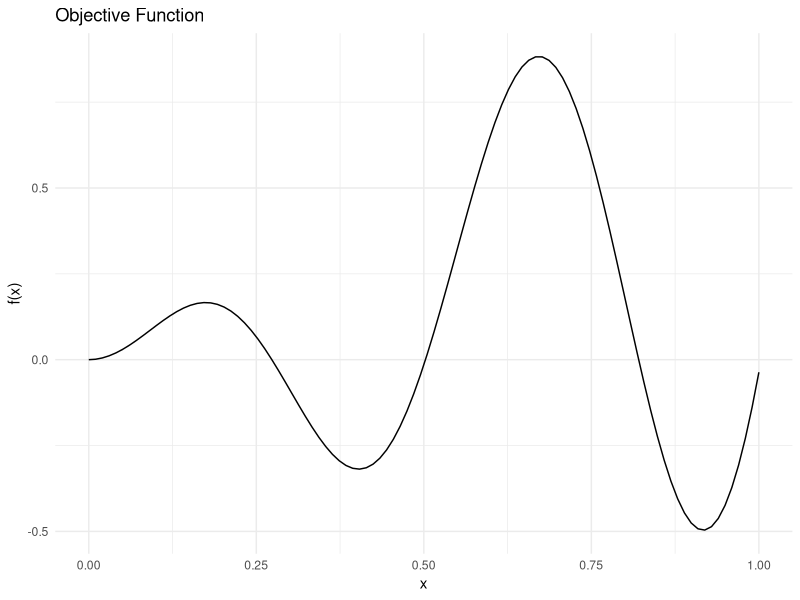
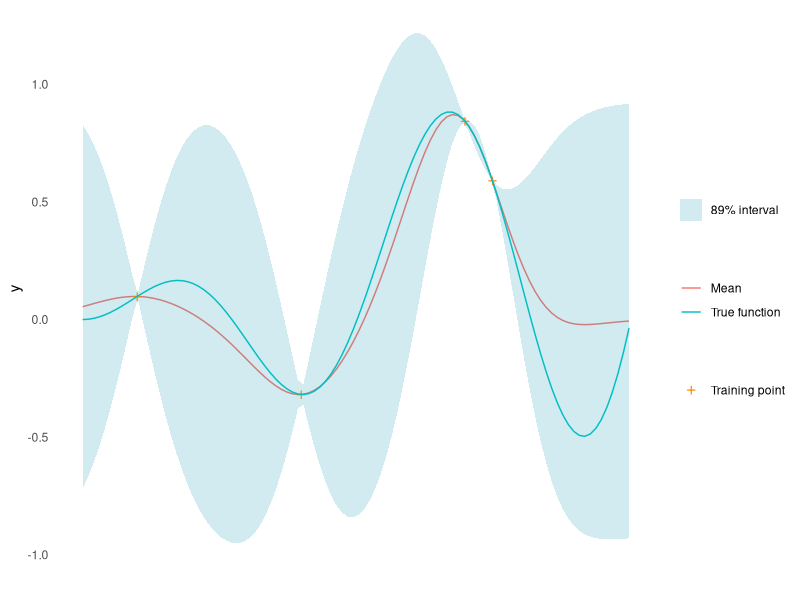
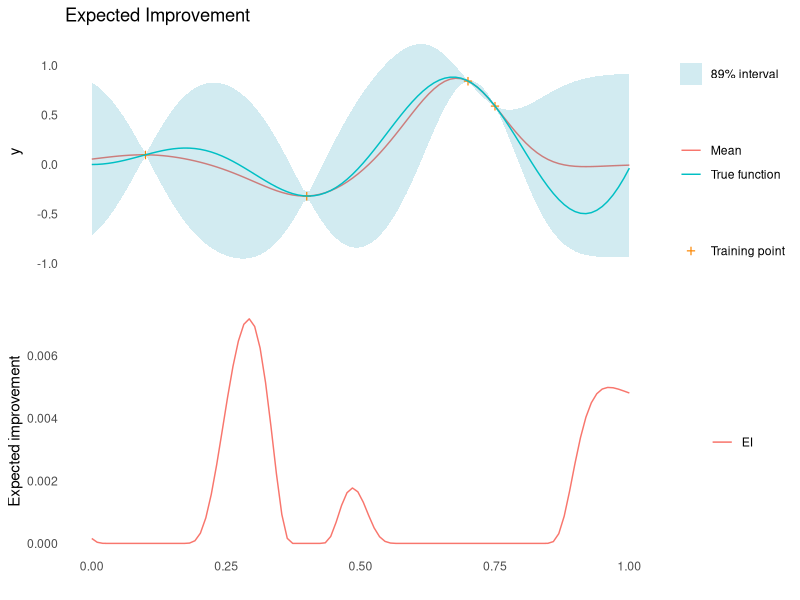
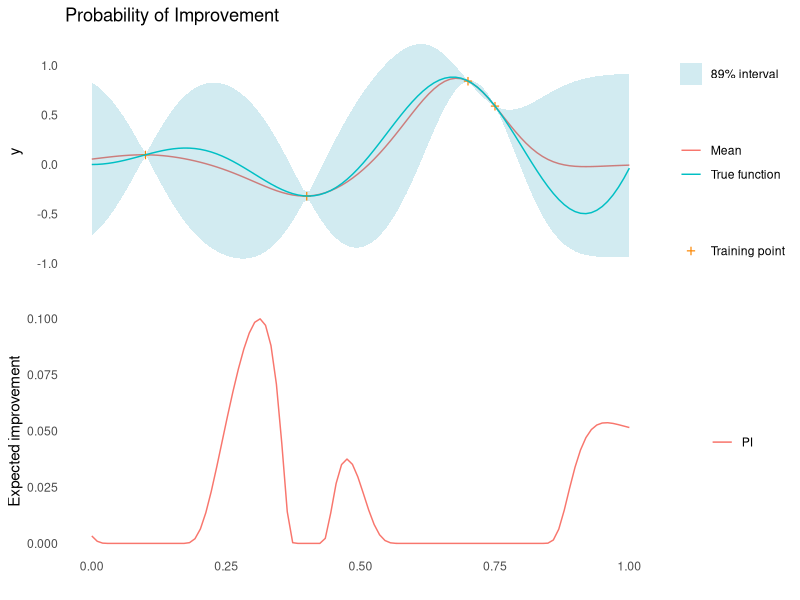
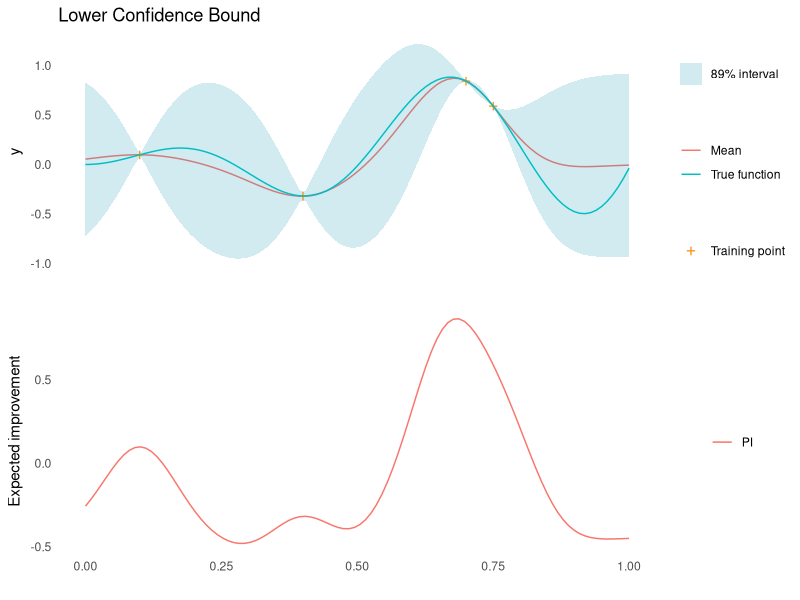

Write the R code that produced these figures, in order.
## ---- chunk 1
library(ggplot2)
library(magrittr)
set.seed(4444)
## ---- chunk 2
objective_function <- function(x) {
  sin(12 * x) * x + 0.5 * x^2
}
X_pred <- matrix(seq(0, 1, length.out = 100), 100, 1)
y_pred <- objective_function(X_pred)
## ---- chunk 3
#| code-fold: true
#| code-summary: "Show the code"
ggplot(data = tibble::tibble(x = X_pred, y = y_pred)) +
  geom_line(aes(x = x, y = y)) +
  theme_minimal() +
  labs(x = "x", y = "f(x)", title = "Objective Function")
## ---- chunk 4
#| code-fold: true
#| code-summary: "Show the code"
#' RBF Kernel
#'
#' @param X1 matrix of dimensions (n, d). Vectors are coerced to (1, d).
#' @param X2 matrix of dimensions (m, d). Vectors are coerced to (1, d).
#' @param l length scale
#' @param sigma_f scale parameter 
#'
#' @return matrix of dimensions (n, m)
rbf_kernel <- function(X1, X2, l = 1.0, sigma_f = 1.0) {
  if (is.null(dim(X1))) dim(X1) <- c(1, length(X1))
  if (is.null(dim(X2))) dim(X2) <- c(1, length(X2))
  sqdist <- (- 2*(X1 %*% t(X2))) %>%
    add(rowSums(X1**2, dims = 1)) %>%
    sweep(2, rowSums(X2**2, dims = 1), `+`)
  sigma_f**2 * exp(-0.5 / l**2 * sqdist)
}

#' Random Samples from a Multivariate Gaussian
#' 
#' This implementation is similar to MASS::mvrnorm, but uses chlosky
#' decomposition instead. This should be more stable but is less efficient than
#' the MASS implementation, which recycles the eigen decomposition for the
#' sampling part.
#'
#' @param n number of samples to sample
#' @param mu the mean of each input dimension
#' @param sigma the covariance matrix
#' @param epsilon numerical tolerance added to the diagonal of the covariance
#'  matrix. This is necessary for the Cholesky decomposition, in some cases.
#'
#' @return numerical vector of n samples
rmvnorm <- function(n = 1, mu, sigma, epsilon = 1e-6) {
    p <- length(mu)
    if(!all(dim(sigma) == c(p, p))) stop("incompatible dimensions of arguments")
    ev <- eigen(sigma, symmetric = TRUE)$values
    if(!all(ev >= -epsilon*abs(ev[1L]))) {
      stop("The covariance matrix (sigma) is not positive definite")
    }
    cholesky <- chol(sigma + diag(p)*epsilon)
    sample <- rnorm(p*n, 0, 1)
    dim(sample) <- c(n, p)
    sweep(sample %*% cholesky, 2, mu, FUN = `+`)
}

#' Get Parameters of the Posterior Gaussian Process
#'
#' @param kernel kernel function used for the Gaussian process
#' @param X_pred matrix (m, d) of prediction points
#' @param X_train matrix (n, d) of training points
#' @param y_train column vector (n, d) of training observations
#' @param noise scalar of observation noise
#' @param ... named parameters for the kernel function
#'
#' @return list of mean (mu) and covariance (sigma) for the Gaussian
posterior <- function(kernel, X_pred, X_train, y_train, noise = 1e-8, ...) {
  if (is.null(dim(X_pred))) dim(X_pred) <- c(length(X_pred), 1)
  if (is.null(dim(X_train))) dim(X_train) <- c(length(X_train), 1)
  if (is.null(dim(y_train))) dim(y_train) <- c(length(y_train), 1)
  K <- kernel(X_train, X_train, ...) + noise**2 * diag(dim(X_train)[[1]])
  K_s <- kernel(X_train, X_pred, ...)
  K_ss <- kernel(X_pred, X_pred, ...) + 1e-8 * diag(dim(X_pred)[[1]])
  K_inv <- solve(K)
  mu <- (t(K_s) %*% K_inv) %*% y_train
  sigma <- K_ss - (t(K_s) %*% K_inv) %*% K_s
  list(mu = mu, sigma = sigma)
}

#' Negative log-Likelihood of a Kernel
#'
#' @param kernel kernel function
#' @param X_train matrix (n, d) of training points
#' @param y_train column vector (n, d) of training observations
#' @param noise scalar of observation noise
#'
#' @return function with kernel parameters as input and negative log likelihood
#' as output
nll <- function(kernel, X_train, y_train, noise) {
  function(params) {
    n <- dim(X_train)[[1]]
    K <- rlang::exec(kernel, X1 = X_train, X2 = X_train, !!!params)
    L <- chol(K + noise**2 * diag(n))
    a <- backsolve(r = L, x = forwardsolve(l = t(L), x = y_train))
    0.5*t(y_train)%*%a + sum(log(diag(L))) + 0.5*n*log(2*pi)
  }
}

#' Gaussian Process Regression
#'
#' @param kernel kernel function
#' @param X_train matrix (n, d) of training points
#' @param y_train column vector (n, d) of training observations
#' @param noise scalar of observation noise
#' @param ... parameters of the kernel function with initial guesses. Due to the
#' optimiser used, all parameters must be given and the order unfortunately
#' matters
#'
#' @return function that takes a matrix of prediction points as input and
#' returns the posterior predictive distribution for the output
gpr <- function(kernel, X_train, y_train, noise = 1e-8, ...) {
  kernel_nll <- nll(kernel, X_train, y_train, noise)
  param <- list(...)
  opt <- optim(par = rep(1, length(param)), fn = kernel_nll)
  opt_param <- opt$par
  function(X_pred) {
    post <- rlang::exec(
      posterior,
      kernel = kernel,
      X_pred = X_pred,
      X_train = X_train,
      y_train = y_train,
      noise = noise,
      !!!opt_param
    )
    list(
      mu = post$mu,
      sigma = diag(post$sigma),
      parameters = set_names(opt_param, names(param))
    )
  }
}
## ---- chunk 5
X_train <- matrix(c(0.1, 0.4, 0.7, 0.75), 4, 1)
y_train <- objective_function(X_train)
gp <- gpr(rbf_kernel, X_train, y_train, noise = 1e-8, l = 1, sigma_f = 1)
y_best <- min(y_train)
post_pred <- gp(X_pred)
mu <- post_pred$mu
sigma <- post_pred$sigma
## ---- chunk 6
#| code-fold: true
#| code-summary: "Show the code"
gp_plot <- tibble::tibble(
    mu = mu,
    uncertainty = 1.96*sqrt(sigma),
    upper = mu + uncertainty,
    lower = mu - uncertainty,
    x = X_pred,
    f = y_pred
  ) %>%
    ggplot(aes(x = x)) +
    geom_line(aes(y = mu, colour = "Mean")) +
    geom_ribbon(
      aes(ymin = lower, ymax = upper, fill = "89% interval"),
      alpha = 0.2
    ) +
    geom_point(
      data = tibble::tibble(x = X_train, y = y_train),
      aes(x = x, y = y, shape = "Training point"),
      colour = "#fb8500",
      size = 4
    ) +
    geom_line(mapping = aes(y = f, colour = "True function")) +
    scale_shape_manual(values = c("Training point" = "+")) +
    scale_fill_manual(values = c("89% interval" = "#219ebc")) +
    labs(shape = "") +
    theme_minimal() +
    labs(
      y = "y",
      x = "",
      colour = "",
      fill = ""
    ) +
    theme(panel.grid = element_blank(), axis.text.x = element_blank())
gp_plot
## ---- chunk 7
acquisition_plot <- function(X_pred, ei, gp_plot, label = "EI", title = "") {
  p1 <- tibble::tibble(
    x = X_pred,
    ei = ei
  ) %>%
    ggplot() +
    geom_line(aes(x = x, y = ei, colour = label)) +
    theme_minimal() +
    labs(x = "", y = "Expected improvement", colour = "") +
    theme(panel.grid = element_blank())
  p2 <- gp_plot + labs(title = title)
  aligned_plots <- cowplot::align_plots(p2, p1 , align = "v")
  cowplot::plot_grid(aligned_plots[[1]], aligned_plots[[2]], ncol = 1)
}
## ---- chunk 8
#' Expected Improvement
#' 
#' @mu vector of length m. Mean of a Gaussian process at m points.
#' @sigma vector of length m. The diagonal of the covariance matrix of a
#' Gaussian process evaluated at m points.
#' @param y_best scalar. Best mean prediction so far on observed points
#' @param xi scalar, exploration/exploitation trade off
#' @task one of "max" or "min", indicating the optimisation problem
#'
#' @return EI, vector of length m
expected_improvement <- function(mu, sigma, y_best, xi = 0.01, task = "min") {
  if (task == "min") imp <- y_best - mu - xi
  if (task == "max") imp <- mu - y_best - xi
  if (is.null(imp)) stop('task must be "min" or "max"')
  Z <- imp / sigma
  ei <- imp * pnorm(Z) + sigma * dnorm(Z)
  ei[sigma == 0.0] <- 0.0
  ei
}
## ---- chunk 9
ei <- expected_improvement(mu, sigma, y_best, xi = 0.05)
acquisition_plot(X_pred, ei, gp_plot, label = "EI", title = "Expected Improvement")
## ---- chunk 10
probability_of_improvement <- function(mu, sigma, y_best, xi = 0.01, task = "min") {
  if (task == "min") imp <- y_best - mu - xi
  if (task == "max") imp <- mu - y_best - xi
  pnorm(imp / sigma)
}
## ---- chunk 11
pi <- probability_of_improvement(mu, sigma, y_best, xi = 0.05)
acquisition_plot(X_pred, pi, gp_plot, label = "PI", title = "Probability of Improvement")
## ---- chunk 12
confidence_bound <- function(mu, sigma, kappa, task = "min") {
  if (task == "min") return(mu - kappa * sigma)
  if (task == "max") return(mu + kappa * sigma)
}
## ---- chunk 13
cb <- confidence_bound(mu, sigma, kappa = 2)
acquisition_plot(X_pred, cb, gp_plot, label = "PI", title = "Lower Confidence Bound")
